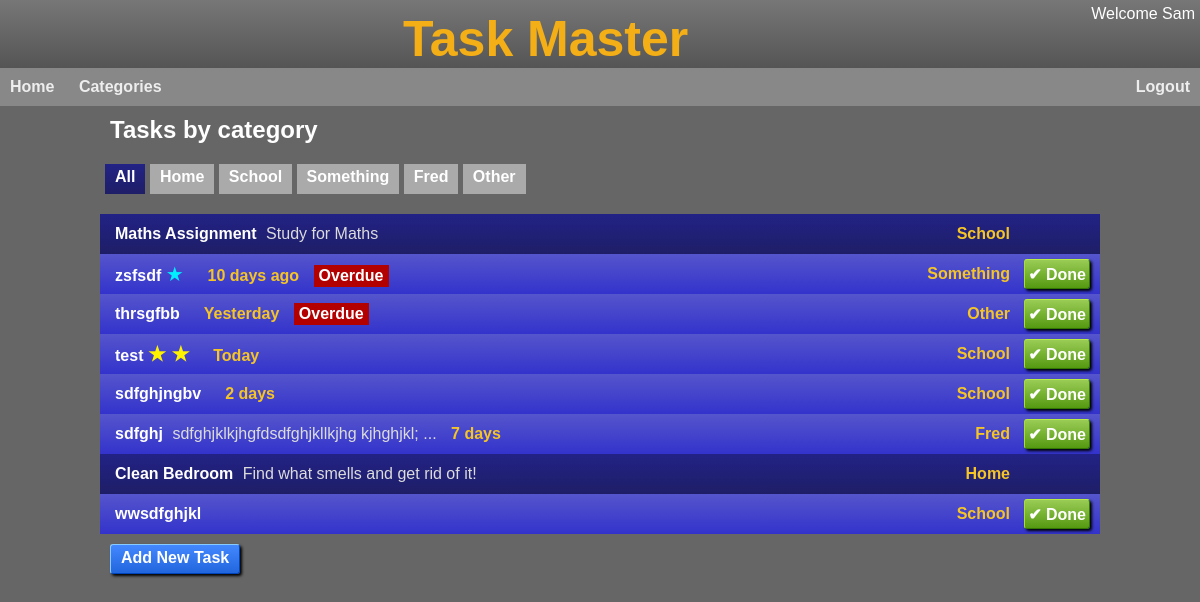
/categorytasks/All (signed in), run on an earlier commit of the app's database.
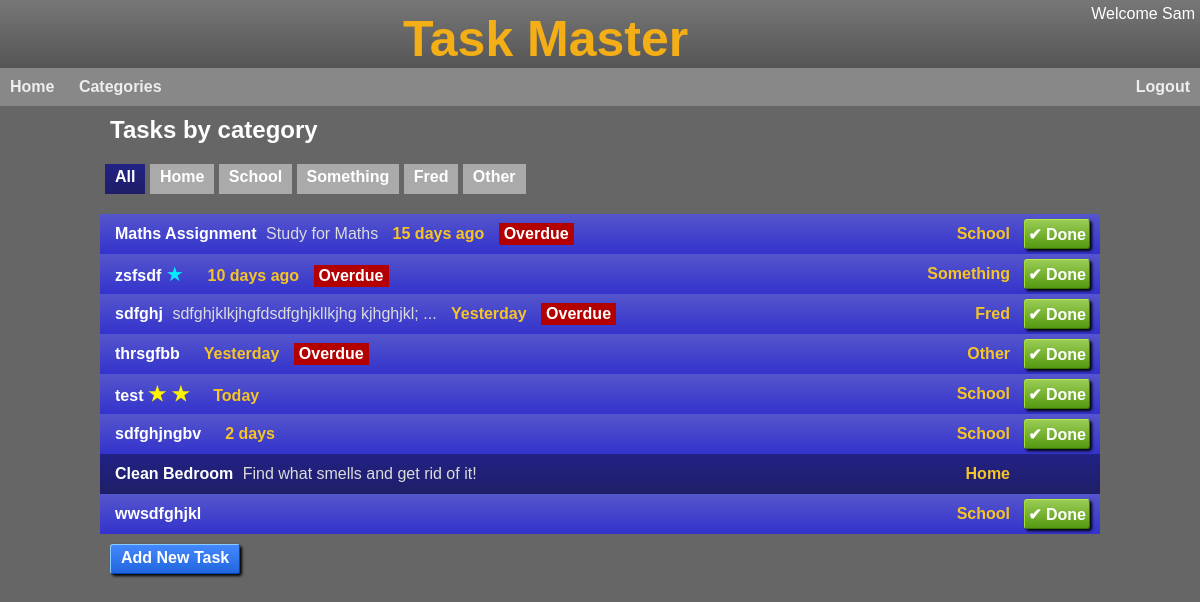
And on a later commit of the database.
### app/models/task.py (models this page shows, shortened)
class Task(db.Model):
  id = db.Column(db.Integer, primary_key=True)
  user_id = db.Column(db.Integer, db.ForeignKey('user.id'))
  name = db.Column(db.String(32))
  description = db.Column(db.String(250))
  category = db.Column(db.String(10))
  priority = db.Column(db.Integer,default=P_LOW)
  status = db.Column(db.Integer,default=STS_NEW)
  due_by = db.Column(db.DateTime)
  created_at = db.Column(db.DateTime, default=db.func.datetime('now'))
  def is_outstanding(self):
    return self.status < STS_COMPLETED
  def is_overdue(self):
    return self.due_by and self.due_by.date() < datetime.date.today()
  def priority_str(self):
    priority = self.priority or 0
    if priority >= 0 and priority < len(PRIORITY_STRS):
      return PRIORITY_STRS[priority]
    return ''
  def status_str(self):
    if self.status == STS_COMPLETED:
      return 'Completed'
    return 'Outstanding'
  def short_desc(self):
    desc = self.description
    if len(desc) > 40:
      desc = desc[:37] + " ..."
    return desc

### app/main/main_routes.py (the view)
@bp.route('/categorytasks/<category>')
@login_required
def category_tasks(category):
    if category == 'All':
        tasks = Task.query.filter_by(user_id=current_user.id).order_by(text('due_by is null, due_by')).all()
    elif category == 'Other':
        tasks = Task.query.filter_by(user_id=current_user.id, category='').order_by(text('due_by is null, due_by')).all()
    else:
      tasks = Task.query.filter_by(user_id=current_user.id, category=category).order_by(text('due_by is null, due_by')).all()
    categories_rows = Task.query.with_entities(Task.category).filter_by(user_id=current_user.id).distinct()
    categories = [row[0] for row in categories_rows]
    for cat in categories:
      if not cat:
        categories.remove(cat)
        categories.append('Other')
    categories = ['All'] + categories
    return render_template('category_tasks.html', tasks=tasks, categories=categories, selected_category=category)

### app/main/__init__.py (called while the page is built)
def init_app(app):
    app.register_blueprint(bp)
    app.register_error_handler(403, error_forbidden)
    app.jinja_options['finalize'] = lambda x: x if x is not None else '' #prevent Jinja from printing None
    login.login_view = 'main.login'
    login.init_app(app)
    @app.context_processor
    def inject_default_template_variables():
         return dict(h=helpers)
    @app.before_request
    def update_last_seen():
      if current_user.is_authenticated:
        current_user.update_last_seen()

### app/models/user.py (called while the page is built)
@login.user_loader
def load_user(id):
  return User.query.get(int(id))

  def update_last_seen(self):
    last_seen = self.last_seen if self.last_seen else datetime.fromtimestamp(0)
    if (datetime.utcnow() - last_seen).total_seconds() > 600:  # More than 10 minutes ago
     self.last_seen = datetime.utcnow()
     db.session.commit()

### app/utils/helpers.py (called while the page is built)
def pluralise(word, cnt, suffix="s"):
  n = int(cnt)
  if n == 1 or n == -1:
    return(word)
  else:
    return(word+suffix)

def fmt_date(dt):
  if not isinstance(dt, datetime.datetime):
    return ''
  return dt.strftime("%d %b %y")

### app/templates/category_tasks.html
{% extends "base.html" %}
{% block head %}
  <link rel="stylesheet" href="{{ url_for('static', filename='tasks.css') }}">
{% endblock %}
{% block content %}
  <h2>Tasks by category</h2>
  <div id="category-list">
    {% for category in categories %}
      <a href="{{ url_for('main.category_tasks', category=category) }}"
        {% if category == selected_category %}
          class="selected"
        {% endif %}>
        {{ category }}</a>
    {% endfor %}
  </div>
  {% include '_task_list.html' %}
  <div class="actions">
    <a href="{{ url_for('main.new_task',category=selected_category) }}">Add New Task</a>
  </div>
{% endblock %}

### app/templates/_task_list.html (shortened to what this page needs)
<div class="tasks">
    {% for task in tasks %}
      <a class="task sts-{{task.status}}" onclick="toggle_details('{{ task.id }}')">
        <div class="task-info">
          <div class="task-name">
            {{ task.name }}
          </div>
          {% if task.priority and task.priority > 0 %}
            <div class="task-priority p-{{task.priority}}">
              &#9733;
              {% if task.priority and task.priority > 1 %}
              &#9733;
              {% endif %}
            </div>
          {% endif %}
          <div class="task-description">
            {{ task.short_desc() }}
          </div>
          {% if task.is_outstanding() %}
            <div class="task-due">
              {{ h.fmt_date_daysuntil(task.due_by) }}
            </div>
          {% endif %}
          {% if task.is_overdue() and task.is_outstanding() %}
          <div class="task-overdue">
            Overdue
          </div>
        {% endif %}
        </div>
        <div class="task-category">
          {{ task.category or 'Other' }}
        </div>
        <div class="task-btns">
          {% if task.is_outstanding() %}
            <form action="{{ url_for('main.complete_task', id=task.id) }}" method="POST">
              <input class="done" type="submit" value="&#x2714 Done">
            </form>
          {% endif %}
        </div>
      </a>
    {% endfor %}
  </div>

What changed in the data, as far as the page shows it:
changed Task "Maths Assignment": status 1 → 0 (drawn); fmt_date_daysuntil (not shown) → "15 days ago"; value (not shown) → "✔ Done"
changed Task "sdfghj": fmt_date_daysuntil "7 days" → "Yesterday"; now shows "Overdue"; moves up the list
